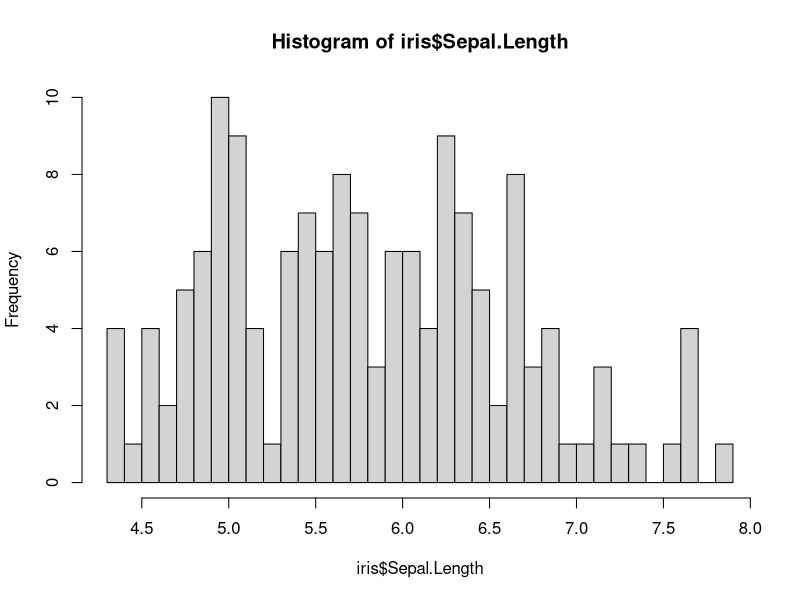

The R script that drew this image: (Note: this script raises an error after producing the figure.)
## DATA ## 
# Load iris dataset using data(iris)
getwd() 
setwd('/Users/iriskwon/Documents/GitHub/intersession_data_2024/code/day3_plotting')
library(datasets) # loads the datasets package 
library(viridis)
class(iris)


## Exploratory Data Visualization ##
# Histogram
hist(iris$Sepal.Length, breaks = 30) # breaks = # of bins

# viridis color for each unique species 
col.species.unique <- viridis:: viridis(length(unique(iris$Species)))
names(col.species.unique) <- unique(iris$Species)
col.species.unique

# Scatterplot
png('iris_characteristics.png', width = 1000, height = 580) ## save figure 

par(mfrow = c(1,2))
plot(iris$Sepal.Length, iris$Sepal.Width, 
     pch = 16, cex = 1.5, col = col.species, 
     main = 'Iris Sepal Characteristics', 
     xlab = 'Sepal Length (cm)', ylab = 'Sepal Width (cm)')
plot(iris$Sepal.Length, iris$Sepal.Width, 
     pch = 16, cex = 1.5, col = col.species.unique, 
     main = 'Iris Petal Characteristics', 
     xlab = 'Sepal Length (cm)', ylab = 'Sepal Width (cm)')
# add legend for color to second plot
legend(x = 1, y = 2.5, 
       legend = names(col.species.unique), 
       col = col.species.unique, pch = 16)

dev.off()
